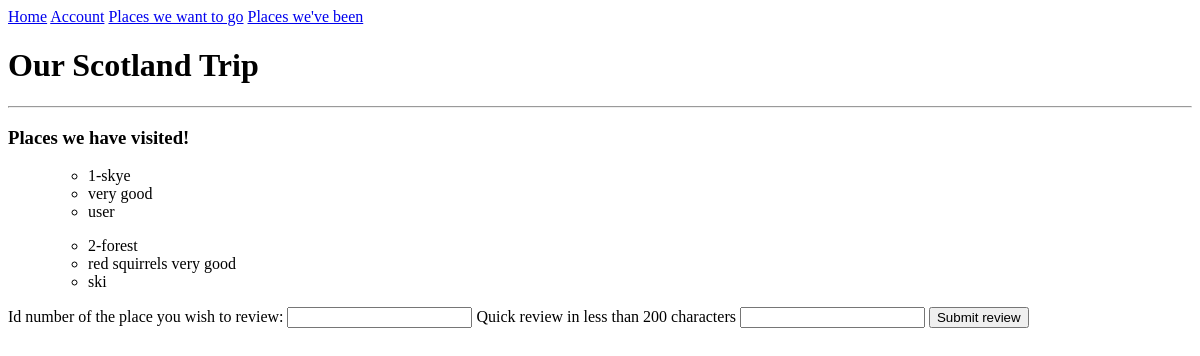
Page /been (signed in) on the earlier database version.
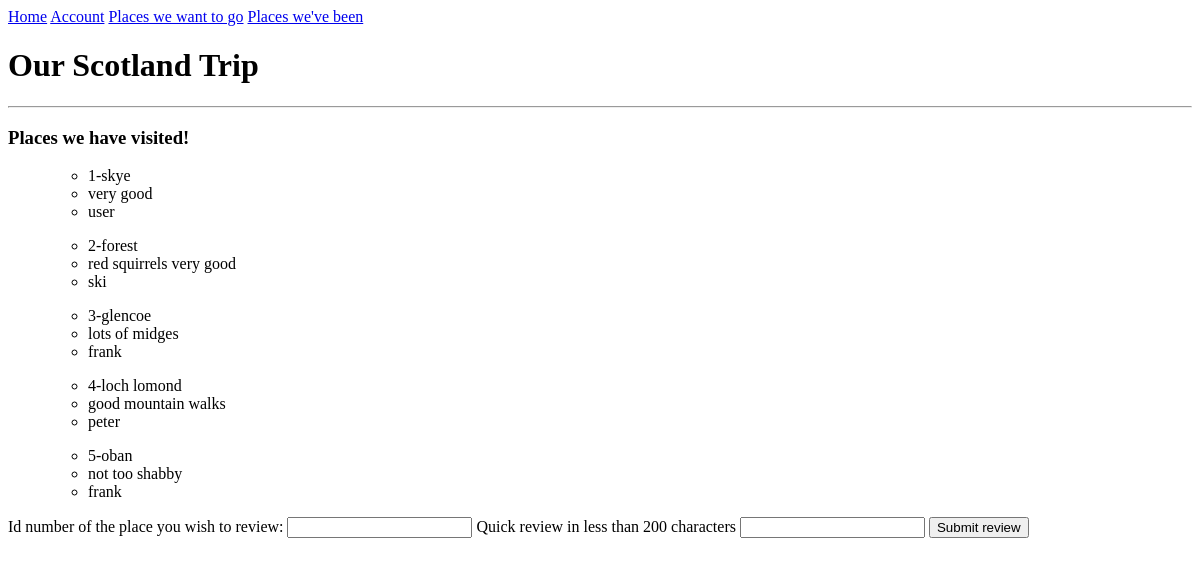
Same page on the later database version.
### models.py (models this page shows)
class Been(db.Model):
    id = db.Column(db.Integer, primary_key=True)
    place = db.Column(db.String(100), index=True)
    review = db.Column(db.String(200), index=False)
    user_name = db.Column(db.String(50), db.ForeignKey('user.username'))

### routes.py (the view, shortened to what this page needs)
@app.route("/been", methods=["GET", "POST"])
@login_required
def been():
    form = ReviewForm()
    user = current_user
    user = User.query.filter_by(username=user.username).first()
    places = Been.query.all()
    return render_template("been.html", form=form, user=user, places=places)

### forms.py
class ReviewForm(FlaskForm):
    id_num = IntegerField("Id number of the place you wish to review: ", validators=[DataRequired()])
    review = StringField("Quick review in less than 200 characters", validators=[DataRequired()])
    submit = SubmitField("Submit review")

### models.py (called while the page is built)
    @login.user_loader
    def load_user(id):
        return User.query.get(int(id))

### templates/been.html (shortened to what this page needs)
{% extends "base.html" %}
{% block content %}
<h3>Places we have visited!</h3>
{% for place in places %}
    <ul>
        <ul>
            <li>{{ place.id }}-{{ place.place }}</li>
        {% if place.review %}
            <li>{{ place.review }}</li>
            <li>{{ place.user_name }}</li>
        {% endif %}
        </ul>
    </ul>
{% endfor %}
    <form action="" method="POST">
    {{form.id_num.label}}
    {{form.id_num()}}
    {{form.review.label}}
    {{form.review()}}
    {{form.submit()}}
    </form>
{% endblock %}

### templates/base.html (shortened to what this page needs)
<!DOCTYPE html>
<html>
    <nav>
        <a href="/">Home</a>
        <a href="/account">Account</a>
        <a href="/visit">Places we want to go</a>
        <a href="/been">Places we've been</a>
    </nav>
    <h1>Our Scotland Trip</h1>
    <hr>
    <body>
        {% block content %}
        {% endblock %}
    </body>
</html>

Differences in the rows shown:
added Been: id "3", place "glencoe", review "lots of midges", user_name "frank"
added Been: id "4", place "loch lomond", review "good mountain walks", user_name "peter"
added Been: id "5", place "oban", review "not too shabby", user_name "frank"
